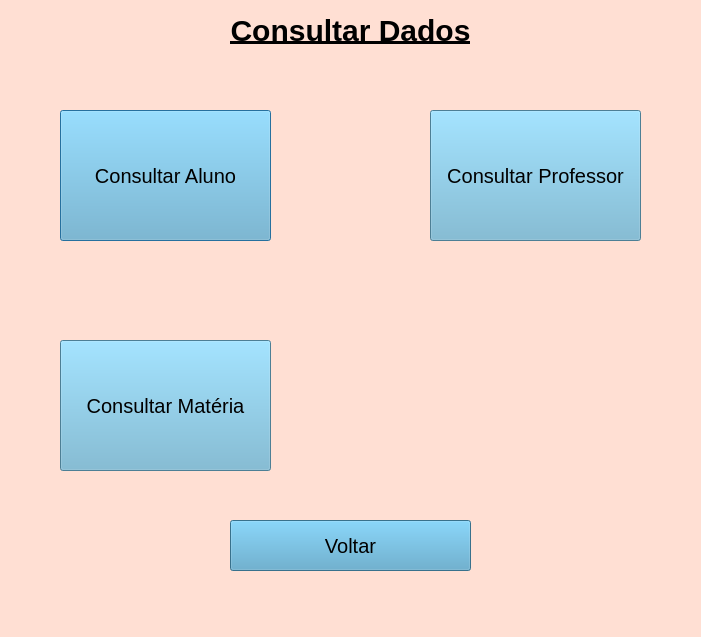
<?xml version="1.0" encoding="UTF-8"?>
<ui version="4.0">
 <class>telaConsulta</class>
 <widget class="QDialog" name="telaConsulta">
  <property name="geometry">
   <rect>
    <x>0</x>
    <y>0</y>
    <width>701</width>
    <height>637</height>
   </rect>
  </property>
  <property name="palette">
   <palette>
    <active>
     <colorrole role="WindowText">
      <brush brushstyle="SolidPattern">
       <color alpha="255">
        <red>0</red>
        <green>0</green>
        <blue>0</blue>
       </color>
      </brush>
     </colorrole>
     <colorrole role="Button">
      <brush brushstyle="SolidPattern">
       <color alpha="255">
        <red>30</red>
        <green>195</green>
        <blue>255</blue>
       </color>
      </brush>
     </colorrole>
     <colorrole role="Light">
      <brush brushstyle="SolidPattern">
       <color alpha="255">
        <red>255</red>
        <green>255</green>
        <blue>255</blue>
       </color>
      </brush>
     </colorrole>
     <colorrole role="Midlight">
      <brush brushstyle="SolidPattern">
       <color alpha="255">
        <red>255</red>
        <green>239</green>
        <blue>233</blue>
       </color>
      </brush>
     </colorrole>
     <colorrole role="Dark">
      <brush brushstyle="SolidPattern">
       <color alpha="255">
        <red>127</red>
        <green>111</green>
        <blue>105</blue>
       </color>
      </brush>
     </colorrole>
     <colorrole role="Mid">
      <brush brushstyle="SolidPattern">
       <color alpha="255">
        <red>170</red>
        <green>149</green>
        <blue>141</blue>
       </color>
      </brush>
     </colorrole>
     <colorrole role="Text">
      <brush brushstyle="SolidPattern">
       <color alpha="255">
        <red>0</red>
        <green>0</green>
        <blue>0</blue>
       </color>
      </brush>
     </colorrole>
     <colorrole role="BrightText">
      <brush brushstyle="SolidPattern">
       <color alpha="255">
        <red>255</red>
        <green>255</green>
        <blue>255</blue>
       </color>
      </brush>
     </colorrole>
     <colorrole role="ButtonText">
      <brush brushstyle="SolidPattern">
       <color alpha="255">
        <red>0</red>
        <green>0</green>
        <blue>0</blue>
       </color>
      </brush>
     </colorrole>
     <colorrole role="Base">
      <brush brushstyle="SolidPattern">
       <color alpha="255">
        <red>255</red>
        <green>255</green>
        <blue>255</blue>
       </color>
      </brush>
     </colorrole>
     <colorrole role="Window">
      <brush brushstyle="SolidPattern">
       <color alpha="255">
        <red>255</red>
        <green>223</green>
        <blue>211</blue>
       </color>
      </brush>
     </colorrole>
     <colorrole role="Shadow">
      <brush brushstyle="SolidPattern">
       <color alpha="255">
        <red>0</red>
        <green>0</green>
        <blue>0</blue>
       </color>
      </brush>
     </colorrole>
     <colorrole role="AlternateBase">
      <brush brushstyle="SolidPattern">
       <color alpha="255">
        <red>255</red>
        <green>239</green>
        <blue>233</blue>
       </color>
      </brush>
     </colorrole>
     <colorrole role="ToolTipBase">
      <brush brushstyle="SolidPattern">
       <color alpha="255">
        <red>255</red>
        <green>255</green>
        <blue>220</blue>
       </color>
      </brush>
     </colorrole>
     <colorrole role="ToolTipText">
      <brush brushstyle="SolidPattern">
       <color alpha="255">
        <red>0</red>
        <green>0</green>
        <blue>0</blue>
       </color>
      </brush>
     </colorrole>
     <colorrole role="PlaceholderText">
      <brush brushstyle="SolidPattern">
       <color alpha="128">
        <red>0</red>
        <green>0</green>
        <blue>0</blue>
       </color>
      </brush>
     </colorrole>
    </active>
    <inactive>
     <colorrole role="WindowText">
      <brush brushstyle="SolidPattern">
       <color alpha="255">
        <red>0</red>
        <green>0</green>
        <blue>0</blue>
       </color>
      </brush>
     </colorrole>
     <colorrole role="Button">
      <brush brushstyle="SolidPattern">
       <color alpha="255">
        <red>30</red>
        <green>195</green>
        <blue>255</blue>
       </color>
      </brush>
     </colorrole>
     <colorrole role="Light">
      <brush brushstyle="SolidPattern">
       <color alpha="255">
        <red>255</red>
        <green>255</green>
        <blue>255</blue>
       </color>
      </brush>
     </colorrole>
     <colorrole role="Midlight">
      <brush brushstyle="SolidPattern">
       <color alpha="255">
        <red>255</red>
        <green>239</green>
        <blue>233</blue>
       </color>
      </brush>
     </colorrole>
     <colorrole role="Dark">
      <brush brushstyle="SolidPattern">
       <color alpha="255">
        <red>127</red>
        <green>111</green>
        <blue>105</blue>
       </color>
      </brush>
     </colorrole>
     <colorrole role="Mid">
      <brush brushstyle="SolidPattern">
       <color alpha="255">
        <red>170</red>
        <green>149</green>
        <blue>141</blue>
       </color>
      </brush>
     </colorrole>
     <colorrole role="Text">
      <brush brushstyle="SolidPattern">
       <color alpha="255">
        <red>0</red>
        <green>0</green>
        <blue>0</blue>
       </color>
      </brush>
     </colorrole>
     <colorrole role="BrightText">
      <brush brushstyle="SolidPattern">
       <color alpha="255">
        <red>255</red>
        <green>255</green>
        <blue>255</blue>
       </color>
      </brush>
     </colorrole>
     <colorrole role="ButtonText">
      <brush brushstyle="SolidPattern">
       <color alpha="255">
        <red>0</red>
        <green>0</green>
        <blue>0</blue>
       </color>
      </brush>
     </colorrole>
     <colorrole role="Base">
      <brush brushstyle="SolidPattern">
       <color alpha="255">
        <red>255</red>
        <green>255</green>
        <blue>255</blue>
       </color>
      </brush>
     </colorrole>
     <colorrole role="Window">
      <brush brushstyle="SolidPattern">
       <color alpha="255">
        <red>255</red>
        <green>223</green>
        <blue>211</blue>
       </color>
      </brush>
     </colorrole>
     <colorrole role="Shadow">
      <brush brushstyle="SolidPattern">
       <color alpha="255">
        <red>0</red>
        <green>0</green>
        <blue>0</blue>
       </color>
      </brush>
     </colorrole>
     <colorrole role="AlternateBase">
      <brush brushstyle="SolidPattern">
       <color alpha="255">
        <red>255</red>
        <green>239</green>
        <blue>233</blue>
       </color>
      </brush>
     </colorrole>
     <colorrole role="ToolTipBase">
      <brush brushstyle="SolidPattern">
       <color alpha="255">
        <red>255</red>
        <green>255</green>
        <blue>220</blue>
       </color>
      </brush>
     </colorrole>
     <colorrole role="ToolTipText">
      <brush brushstyle="SolidPattern">
       <color alpha="255">
        <red>0</red>
        <green>0</green>
        <blue>0</blue>
       </color>
      </brush>
     </colorrole>
     <colorrole role="PlaceholderText">
      <brush brushstyle="SolidPattern">
       <color alpha="128">
        <red>0</red>
        <green>0</green>
        <blue>0</blue>
       </color>
      </brush>
     </colorrole>
    </inactive>
    <disabled>
     <colorrole role="WindowText">
      <brush brushstyle="SolidPattern">
       <color alpha="255">
        <red>127</red>
        <green>111</green>
        <blue>105</blue>
       </color>
      </brush>
     </colorrole>
     <colorrole role="Button">
      <brush brushstyle="SolidPattern">
       <color alpha="255">
        <red>30</red>
        <green>195</green>
        <blue>255</blue>
       </color>
      </brush>
     </colorrole>
     <colorrole role="Light">
      <brush brushstyle="SolidPattern">
       <color alpha="255">
        <red>255</red>
        <green>255</green>
        <blue>255</blue>
       </color>
      </brush>
     </colorrole>
     <colorrole role="Midlight">
      <brush brushstyle="SolidPattern">
       <color alpha="255">
        <red>255</red>
        <green>239</green>
        <blue>233</blue>
       </color>
      </brush>
     </colorrole>
     <colorrole role="Dark">
      <brush brushstyle="SolidPattern">
       <color alpha="255">
        <red>127</red>
        <green>111</green>
        <blue>105</blue>
       </color>
      </brush>
     </colorrole>
     <colorrole role="Mid">
      <brush brushstyle="SolidPattern">
       <color alpha="255">
        <red>170</red>
        <green>149</green>
        <blue>141</blue>
       </color>
      </brush>
     </colorrole>
     <colorrole role="Text">
      <brush brushstyle="SolidPattern">
       <color alpha="255">
        <red>127</red>
        <green>111</green>
        <blue>105</blue>
       </color>
      </brush>
     </colorrole>
     <colorrole role="BrightText">
      <brush brushstyle="SolidPattern">
       <color alpha="255">
        <red>255</red>
        <green>255</green>
        <blue>255</blue>
       </color>
      </brush>
     </colorrole>
     <colorrole role="ButtonText">
      <brush brushstyle="SolidPattern">
       <color alpha="255">
        <red>127</red>
        <green>111</green>
        <blue>105</blue>
       </color>
      </brush>
     </colorrole>
     <colorrole role="Base">
      <brush brushstyle="SolidPattern">
       <color alpha="255">
        <red>255</red>
        <green>223</green>
        <blue>211</blue>
       </color>
      </brush>
     </colorrole>
     <colorrole role="Window">
      <brush brushstyle="SolidPattern">
       <color alpha="255">
        <red>255</red>
        <green>223</green>
        <blue>211</blue>
       </color>
      </brush>
     </colorrole>
     <colorrole role="Shadow">
      <brush brushstyle="SolidPattern">
       <color alpha="255">
        <red>0</red>
        <green>0</green>
        <blue>0</blue>
       </color>
      </brush>
     </colorrole>
     <colorrole role="AlternateBase">
      <brush brushstyle="SolidPattern">
       <color alpha="255">
        <red>255</red>
        <green>223</green>
        <blue>211</blue>
       </color>
      </brush>
     </colorrole>
     <colorrole role="ToolTipBase">
      <brush brushstyle="SolidPattern">
       <color alpha="255">
        <red>255</red>
        <green>255</green>
        <blue>220</blue>
       </color>
      </brush>
     </colorrole>
     <colorrole role="ToolTipText">
      <brush brushstyle="SolidPattern">
       <color alpha="255">
        <red>0</red>
        <green>0</green>
        <blue>0</blue>
       </color>
      </brush>
     </colorrole>
     <colorrole role="PlaceholderText">
      <brush brushstyle="SolidPattern">
       <color alpha="128">
        <red>0</red>
        <green>0</green>
        <blue>0</blue>
       </color>
      </brush>
     </colorrole>
    </disabled>
   </palette>
  </property>
  <property name="windowTitle">
   <string>MainWindow</string>
  </property>
  <widget class="QWidget" name="centralwidget" native="true">
   <property name="geometry">
    <rect>
     <x>0</x>
     <y>0</y>
     <width>702</width>
     <height>637</height>
    </rect>
   </property>
   <widget class="QLabel" name="label">
    <property name="geometry">
     <rect>
      <x>75</x>
      <y>10</y>
      <width>551</width>
      <height>41</height>
     </rect>
    </property>
    <property name="font">
     <font>
      <pointsize>-1</pointsize>
      <weight>75</weight>
      <bold>true</bold>
      <underline>true</underline>
     </font>
    </property>
    <property name="styleSheet">
     <string notr="true">font-size:30px;</string>
    </property>
    <property name="text">
     <string>Consultar Dados</string>
    </property>
    <property name="alignment">
     <set>Qt::AlignCenter</set>
    </property>
   </widget>
   <widget class="QPushButton" name="pushButton">
    <property name="geometry">
     <rect>
      <x>60</x>
      <y>110</y>
      <width>211</width>
      <height>131</height>
     </rect>
    </property>
    <property name="styleSheet">
     <string notr="true">font-size:20px;
box-shadow: none;
background-color:#6CB2D1</string>
    </property>
    <property name="text">
     <string>Consultar Aluno</string>
    </property>
   </widget>
   <widget class="QPushButton" name="pushButton_2">
    <property name="geometry">
     <rect>
      <x>430</x>
      <y>110</y>
      <width>211</width>
      <height>131</height>
     </rect>
    </property>
    <property name="styleSheet">
     <string notr="true">font-size:20px;
box-shadow: none;
background-color:#6CB2D1</string>
    </property>
    <property name="text">
     <string>Consultar Professor</string>
    </property>
   </widget>
   <widget class="QPushButton" name="pushButton_3">
    <property name="geometry">
     <rect>
      <x>60</x>
      <y>340</y>
      <width>211</width>
      <height>131</height>
     </rect>
    </property>
    <property name="styleSheet">
     <string notr="true">font-size:20px;
box-shadow: none;
background-color:#6CB2D1</string>
    </property>
    <property name="text">
     <string>Consultar Matéria</string>
    </property>
   </widget>
   <widget class="QPushButton" name="pushButton_5">
    <property name="geometry">
     <rect>
      <x>230</x>
      <y>520</y>
      <width>241</width>
      <height>51</height>
     </rect>
    </property>
    <property name="styleSheet">
     <string notr="true">font-size:20px;
background-color:#4F9EC4</string>
    </property>
    <property name="text">
     <string>Voltar</string>
    </property>
   </widget>
  </widget>
 </widget>
 <resources/>
 <connections>
  <connection>
   <sender>pushButton_5</sender>
   <signal>clicked()</signal>
   <receiver>telaConsulta</receiver>
   <slot>reject()</slot>
   <hints>
    <hint type="sourcelabel">
     <x>381</x>
     <y>590</y>
    </hint>
    <hint type="destinationlabel">
     <x>455</x>
     <y>620</y>
    </hint>
   </hints>
  </connection>
 </connections>
</ui>
